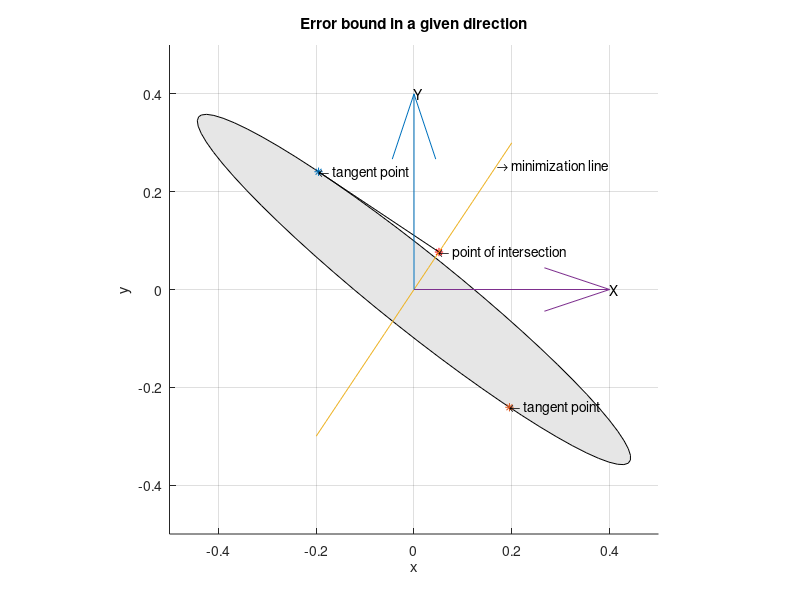

Recreate this plot in MATLAB.
clc
clear all
close all

% Ellipse matrix normal and symmetric
%==========================================
Amat = [0.3742 -0.2374;
       -0.2374  0.2683];

% Define the direction of error reduction
%===========================================
% a1 = 0.001513;
% b1 = 0.001888;
a1 = -1.5;
b1 = 1;
c1 = 0;

% Tangent points on the ellipse
%===============================
[V, D] = eig(Amat);
[a, ind1] = max(abs(diag(D)));
[b, ind2] = min(abs(diag(D)));

vMax = V(:,ind1);
vMin = V(:,ind2);

thMax = atan2(vMax(2), vMax(1));
thMin = atan2(vMin(2), vMin(1));

A = (cos(thMax)/a)^2 + (sin(thMax)/b)^2;
B = sin(thMax)*cos(thMax)*((1/a^2)-(1/b^2));
C = (sin(thMax)/a)^2 + (cos(thMax)/b)^2;
%D = -(a1*B+b1*C)/(a1*A+b1*B);
D = -(a1*B+b1*C)/(b1*B+a1*A);

A_tildae = A*(D^2) + 2*B*D + C;

y1 = sqrt(1/A_tildae);
y2 = -y1;
x1 = D*y1;
x2 = -x1;

display(['The points on the ellipse are : '])
fprintf('The first point on the ellipse is : (%f,%f)\n', x1, y1)
fprintf('The second point on the ellipse is : (%f,%f)\n\n', x2, y2)

% Point of intersection between tangent and line
% check if the point is a valid point
% m1*m2 = -1
m1 = -(A*x1+B*y1)/(B*x1+C*y1);
c1_tilde = y1 - m1*x1;
xcut = -(b1*c1_tilde)/(a1+b1*m1);
ycut = m1*xcut + c1_tilde;
m_tng = (ycut-y1)/(xcut-x1);
m_line = (ycut-0)/(xcut-0);
display(['Check if the tangent line and given line are perpendicular'])
if (m_tng*m_line + 1 <= 1e-10)
    fprintf('Yes\n');
else
    fprintf('No\n')
end

% Draw the ellipse and points at which the tangents are drawn
%==============================================================
th = 0:.1:2*pi;

for i=1:length(th)
    u(i) = a*cos(th(i));
    v(i) = b*sin(th(i));
    
    x(i) = u(i)*cos(thMax)-v(i)*sin(thMax);
    y(i) = u(i)*sin(thMax)+v(i)*cos(thMax);
end

% patch(x,y)
patch(x,y,[0.9 0.9 0.9])
grid on
xlabel('x')
ylabel('y')
title('Error bound in a given direction')
hold on
plot(x1,y1,'*',x2,y2,'*')
plot(xcut,ycut,'r*')
plot([xcut x1],[ycut y1],'k')

k = 1;
m = -(a1/b1);
for i = -20:20
    x_line(k) = 0.01*i;
    y_line(k) = m*x_line(k);
    k = k+1;
end

plot(x_line,y_line)
text(x_line(38),y_line(38),'\rightarrow minimization line')
text(x1,y1,'\leftarrow tangent point')
text(x2,y2,'\leftarrow tangent point')
text(xcut,ycut,'\leftarrow point of intersection')

% Axes of the coordinate frames
%=================================
drawArrow = @(x,y) quiver( x(1),y(1),x(2)-x(1),y(2)-y(1),0 );    
x1 = [0 0.40];
y1 = [0 0];
drawArrow(x1,y1);
text(0.4,0,'X')
hold on
x2 = [0 0];
y2 = [0 0.40];
drawArrow(x2,y2)
text(0,0.4,'Y')
xlim([-0.5 0.5])
ylim([-0.5 0.5])
axis equal